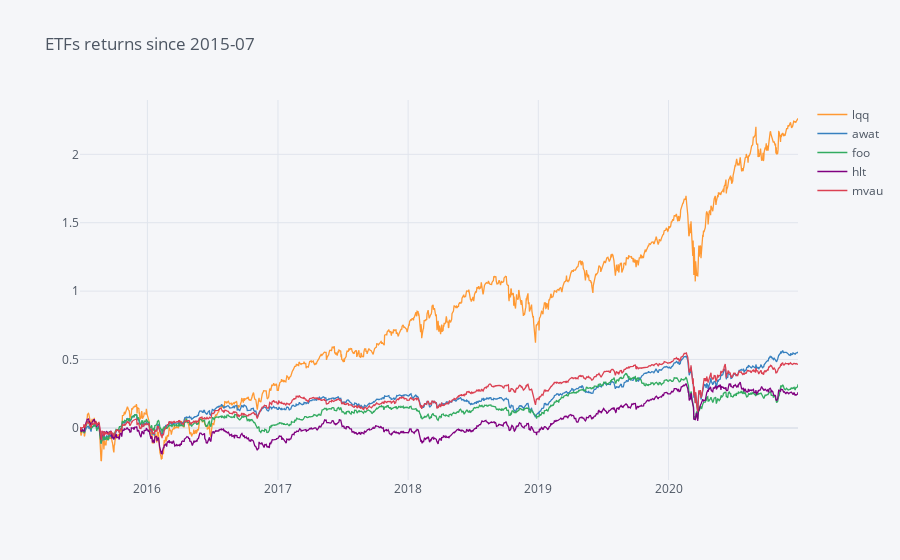

The code cell stored with this chart in its notebook:
### Markdown cell above
#### Data preparation for further analyses and portfolio construction...

### Code cell
period_per_year, portfolio_comp_returns = get_clean_data(portfolio_raw_data, components='prices', period='daily')
fig = portfolio_comp_returns.cumsum().iplot(title='ETFs returns since 2015-07')

### Figure 1 — Plotly figure (JSON) as saved in the notebook; plotly's stock layout.template omitted (floating-point values rounded to 4 significant figures; data arrays with more than 128 entries replaced by an {"elided": "..."} marker saying what was removed)
{"data": [{"line": {"color": "rgba(255, 153, 51, 1.0)", "dash": "solid", "shape": "linear", "width": 1.3}, "mode": "lines", "name": "lqq", "text": "", "type": "scatter", "x": {"elided": "1425 str values"}, "y": {"elided": "1425 float values"}}, {"line": {"color": "rgba(55, 128, 191, 1.0)", "dash": "solid", "shape": "linear", "width": 1.3}, "mode": "lines", "name": "awat", "text": "", "type": "scatter", "x": {"elided": "1425 str values"}, "y": {"elided": "1425 float values"}}, {"line": {"color": "rgba(50, 171, 96, 1.0)", "dash": "solid", "shape": "linear", "width": 1.3}, "mode": "lines", "name": "foo", "text": "", "type": "scatter", "x": {"elided": "1425 str values"}, "y": {"elided": "1425 float values"}}, {"line": {"color": "rgba(128, 0, 128, 1.0)", "dash": "solid", "shape": "linear", "width": 1.3}, "mode": "lines", "name": "hlt", "text": "", "type": "scatter", "x": {"elided": "1425 str values"}, "y": {"elided": "1425 float values"}}, {"line": {"color": "rgba(219, 64, 82, 1.0)", "dash": "solid", "shape": "linear", "width": 1.3}, "mode": "lines", "name": "mvau", "text": "", "type": "scatter", "x": {"elided": "1425 str values"}, "y": {"elided": "1425 float values"}}], "layout": {"autosize": true, "legend": {"bgcolor": "#F5F6F9", "font": {"color": "#4D5663"}}, "paper_bgcolor": "#F5F6F9", "plot_bgcolor": "#F5F6F9", "title": {"font": {"color": "#4D5663"}, "text": "ETFs returns since 2015-07"}, "xaxis": {"autorange": true, "gridcolor": "#E1E5ED", "range": ["2015-06-26", "2020-12-29"], "showgrid": true, "tickfont": {"color": "#4D5663"}, "title": {"font": {"color": "#4D5663"}, "text": ""}, "type": "date", "zerolinecolor": "#E1E5ED"}, "yaxis": {"autorange": true, "gridcolor": "#E1E5ED", "range": [-0.381, 2.397], "showgrid": true, "tickfont": {"color": "#4D5663"}, "title": {"font": {"color": "#4D5663"}, "text": ""}, "type": "linear", "zerolinecolor": "#E1E5ED"}}}
